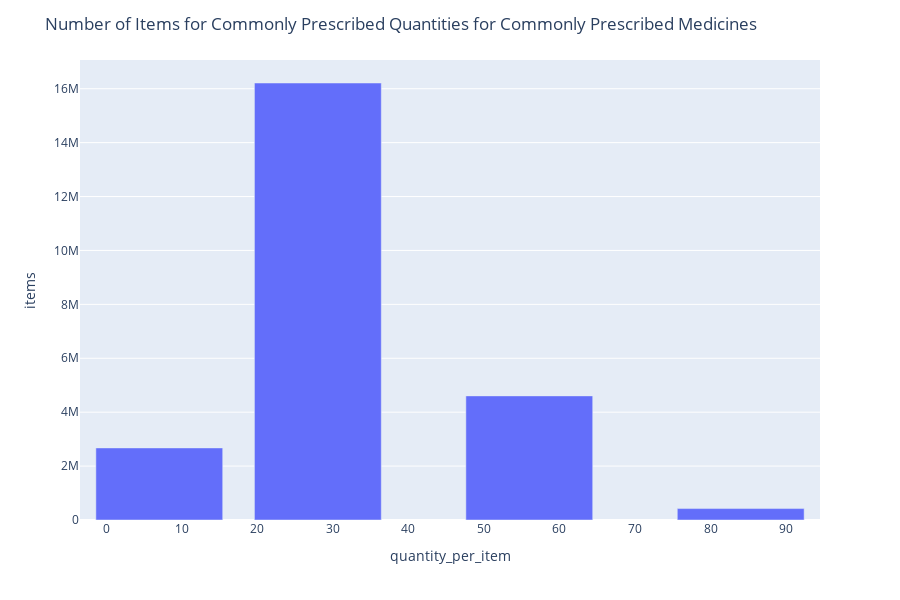

Notebook code for this chart:
### Markdown cell above
Most tablets/capsules for common LTC medicines are being dispensed on 28 day prescriptions (59%) with approximately 33% being dispensed on two monthly scripts. Only 4.5% of these common medicines are being supplied on three onthly prescriptions. 

The Bristol paper assertion that most prescribing is 28 days is correct based on our basket of common LTC medicines. They recommend three month presctiptions as being more cost effective. Now lets look at script volume to see what the workload implications might be for our basket of common medicines.

### Code cell
fig = px.bar(df_common, x='quantity_per_item', y='items')
fig.update_layout(
    title="Number of Items for Commonly Prescribed Quantities for Commonly Prescribed Medicines")
fig.show()

### Figure 1 — Plotly figure (JSON) as saved in the notebook; plotly's stock layout.template omitted (floating-point values rounded to 4 significant figures)
{"data": [{"alignmentgroup": "True", "hoverlabel": {"namelength": 0}, "hovertemplate": "quantity_per_item=%{x}<br>items=%{y}", "legendgroup": "", "marker": {"color": "#636efa"}, "name": "", "offsetgroup": "", "orientation": "v", "showlegend": false, "textposition": "auto", "type": "bar", "x": [7, 28, 56, 84], "xaxis": "x", "y": [2674229, 16212361, 4604721, 423880], "yaxis": "y"}], "layout": {"barmode": "relative", "height": 600, "legend": {"tracegroupgap": 0}, "margin": {"t": 60}, "title": {"text": "Number of Items for Commonly Prescribed Quantities for Commonly Prescribed Medicines"}, "xaxis": {"anchor": "y", "domain": [0, 1], "title": {"text": "quantity_per_item"}}, "yaxis": {"anchor": "x", "domain": [0, 1], "title": {"text": "items"}}}}
